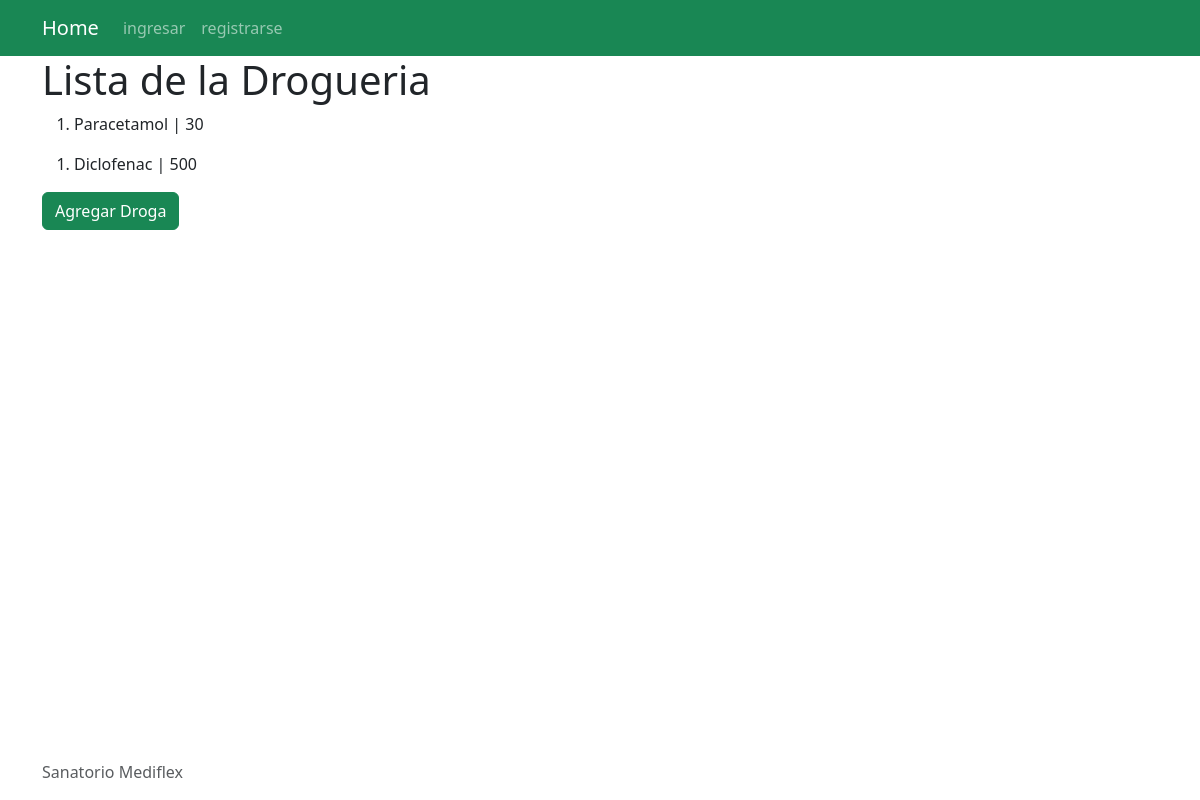
The page /gestion_internaciones/listadrogueria/ on the database its author committed.
### gestion_internaciones/models.py (models this page shows)
class Drogueria(models.Model):
    nombre_drog = models.CharField(max_length=20)
    stock_drog = models.IntegerField()

### gestion_internaciones/views.py (the view)
# urls.py: path('listadrogueria/', views.listadroga, name='listadrogueria'),
def listadroga(request):
    drogueria = Drogueria.objects.all()
    context={
        'drogueria': drogueria
    }
    return render(request, 'listadrogueria.html', context)

### gestion_internaciones/templates/listadrogueria.html
{% extends "base.html" %}
{% block content %}
    <h1>Lista de la Drogueria</h1>
    {% for i in drogueria %}
    <ol>
        <li>{{  i.nombre_drog }} | {{ i.stock_drog }}</li>
    </ol>
    {% endfor %}
    <div>
        <a href="{% url 'agregardroga' %}">
            <button class="btn btn-success">Agregar Droga</button>
        </a>
    </div>
{% endblock %}

### rows shown on the page
Drogueria: nombre_drog "Paracetamol", stock_drog "30"
Drogueria: nombre_drog "Diclofenac", stock_drog "500"
